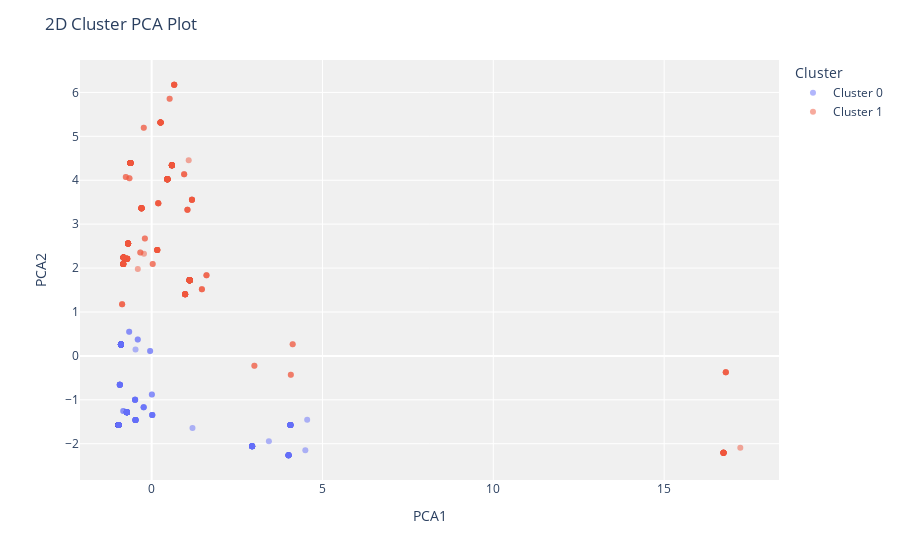

Write notebook code for a chart like this one.
### Code cell
plot_model(kmeans)

### Figure 1 — Plotly figure (JSON) as saved in the notebook; plotly's stock layout.template omitted (floating-point values rounded to 4 significant figures; data arrays with more than 128 entries replaced by an {"elided": "..."} marker saying what was removed)
{"data": [{"customdata": {"elided": "611x1 str values"}, "hovertemplate": "Cluster=Cluster 0<br>PCA1=%{x}<br>PCA2=%{y}<br>Feature=%{customdata[0]}<extra></extra>", "legendgroup": "Cluster 0", "marker": {"color": "#636efa", "opacity": 0.5, "symbol": "circle"}, "mode": "markers", "name": "Cluster 0", "orientation": "v", "showlegend": true, "textposition": "top center", "type": "scatter", "x": {"elided": "611 float values"}, "xaxis": "x", "y": {"elided": "611 float values"}, "yaxis": "y"}, {"customdata": {"elided": "312x1 str values"}, "hovertemplate": "Cluster=Cluster 1<br>PCA1=%{x}<br>PCA2=%{y}<br>Feature=%{customdata[0]}<extra></extra>", "legendgroup": "Cluster 1", "marker": {"color": "#EF553B", "opacity": 0.5, "symbol": "circle"}, "mode": "markers", "name": "Cluster 1", "orientation": "v", "showlegend": true, "textposition": "top center", "type": "scatter", "x": {"elided": "312 float values"}, "xaxis": "x", "y": {"elided": "312 float values"}, "yaxis": "y"}], "layout": {"autosize": true, "legend": {"title": {"text": "Cluster"}, "tracegroupgap": 0}, "margin": {"t": 60}, "plot_bgcolor": "rgb(240,240,240)", "title": {"text": "2D Cluster PCA Plot"}, "xaxis": {"anchor": "y", "autorange": true, "domain": [0, 1], "range": [-2.07, 18.34], "title": {"text": "PCA1"}, "type": "linear"}, "yaxis": {"anchor": "x", "autorange": true, "domain": [0, 1], "range": [-2.916, 6.828], "title": {"text": "PCA2"}, "type": "linear"}}}
